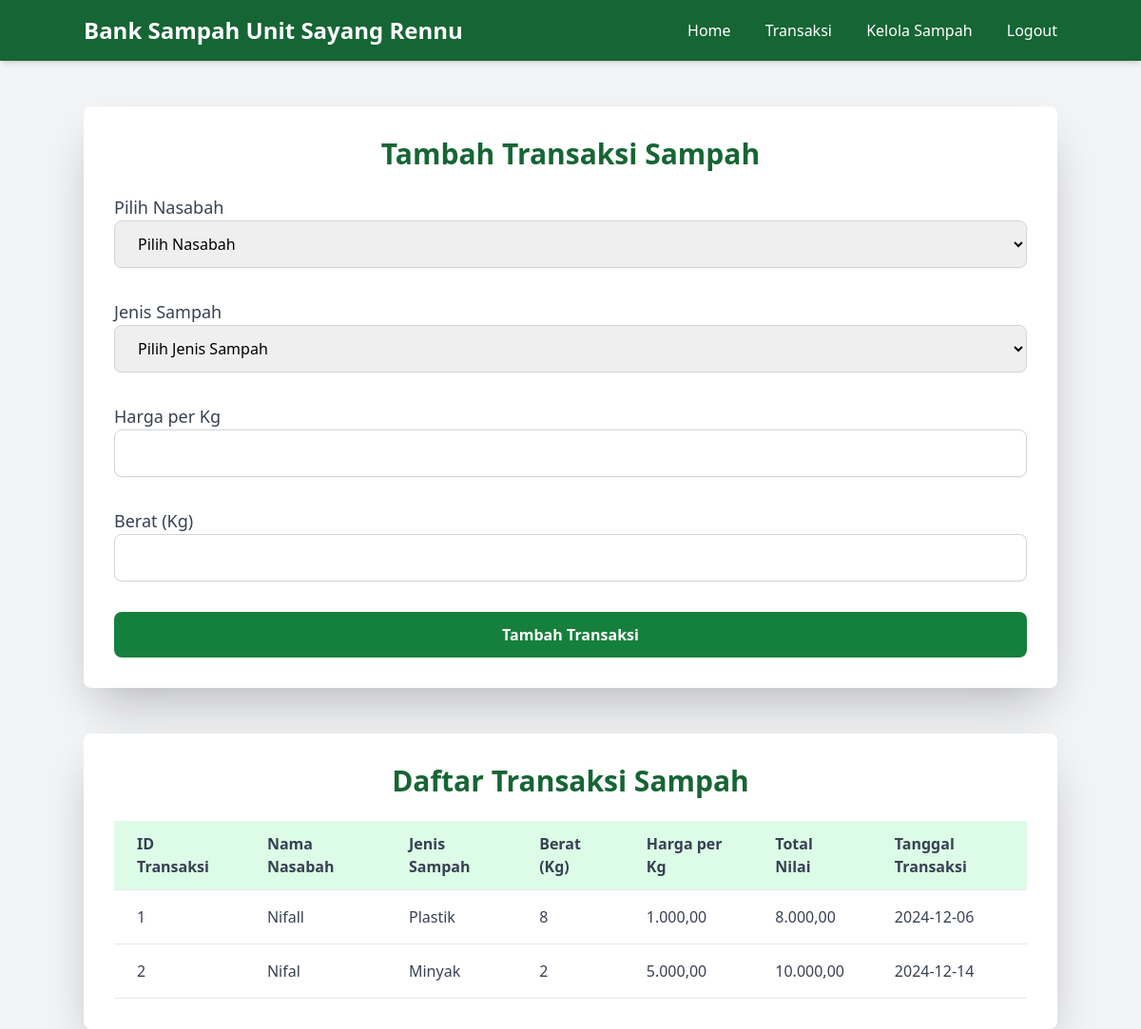
/SayangRennu/transaksi.php (signed in), run on the app's committed database.
### tables this page shows
CREATE TABLE `transaksi` (
  `idTransaksi` int(11) NOT NULL,
  `nasabah_id` int(11) DEFAULT NULL,
  `jenisSampah` varchar(255) DEFAULT NULL,
  `berat` double DEFAULT NULL,
  `hargaPerKg` double DEFAULT NULL,
  `totalNilai` double DEFAULT NULL,
  `idSampah` int(11) DEFAULT NULL,
  `tanggalTransaksi` date DEFAULT current_timestamp()
);

CREATE TABLE `nasabah` (
  `nasabah_id` int(11) NOT NULL,
  `nama` varchar(100) NOT NULL,
  `nomorIdentitas` varchar(50) NOT NULL,
  `alamat` text NOT NULL,
  `nomorTelepon` varchar(20) NOT NULL,
  `saldo` double NOT NULL DEFAULT 0,
  `username` varchar(100) NOT NULL,
  `password` varchar(255) NOT NULL
);

### SayangRennu/transaksi.php (the view, shortened to what this page needs)
<?php
include "koneksi.php";
$sql = "
    SELECT
        t.idTransaksi,
        n.nama AS namaNasabah,
        t.jenisSampah,
        t.berat,
        t.hargaPerKg,
        t.totalNilai,
        t.tanggalTransaksi
    FROM transaksi t
    JOIN nasabah n ON t.nasabah_id = n.nasabah_id
";
$result = mysqli_query($koneksi, $sql);
?>
<!DOCTYPE html>
<html lang="en">
<head>
    <script src="https://cdn.tailwindcss.com"></script>
</head>
<body class="bg-gray-100 font-roboto">
    <nav class="bg-green-800 p-4 shadow-md sticky top-0 z-50">
        <div class="container mx-auto flex justify-between items-center">
            <a href="#" class="text-white text-2xl font-semibold">Bank Sampah Unit Sayang Rennu</a>
            <div class="space-x-8">
                <a href="index1.php" class="text-white hover:text-green-400">Home</a>
                <a href="transaksi.php" class="text-white hover:text-green-400">Transaksi</a>
                <a href="sampah.php" class="text-white hover:text-green-200">Kelola Sampah</a>
                <a href="logout.php" class="text-white hover:text-green-400">Logout</a>
            </div>
        </div>
    </nav>
    <div class="container mx-auto mt-12 p-8 bg-white rounded-lg shadow-2xl">
        <h1 class="text-3xl font-semibold text-center text-green-800 mb-6">Tambah Transaksi Sampah</h1>
        <form action="" method="post" class="space-y-8">
            <div>
                <label for="nasabah_id" class="block text-lg font-medium text-gray-700">Pilih Nasabah</label>
                <select name="nasabah_id" id="nasabah_id" class="w-full px-5 py-3 border border-gray-300 rounded-lg shadow-sm focus:ring-2 focus:ring-green-500" required>
                    <option value="">Pilih Nasabah</option>
                </select>
            </div>
            <div>
                <label for="jenisSampah" class="block text-lg font-medium text-gray-700">Jenis Sampah</label>
                <select name="jenisSampah" id="jenisSampah" class="w-full px-5 py-3 border border-gray-300 rounded-lg shadow-sm focus:ring-2 focus:ring-green-500" required>
                    <option value="">Pilih Jenis Sampah</option>
                </select>
            </div>
            <div>
                <label for="hargaPerKg" class="block text-lg font-medium text-gray-700">Harga per Kg</label>
                <input type="number" step="0.01" name="hargaPerKg" id="hargaPerKg" class="w-full px-5 py-3 border border-gray-300 rounded-lg shadow-sm focus:ring-2 focus:ring-green-500" readonly required>
            </div>
            <div>
                <label for="berat" class="block text-lg font-medium text-gray-700">Berat (Kg)</label>
                <input type="number" step="0.01" name="berat" id="berat" class="w-full px-5 py-3 border border-gray-300 rounded-lg shadow-sm focus:ring-2 focus:ring-green-500" required>
            </div>
            <button type="submit" class="w-full py-3 bg-green-700 text-white font-semibold rounded-lg hover:bg-green-600 transition duration-300">Tambah Transaksi</button>
        </form>
    </div>
    <div class="container mx-auto mt-12 p-8 bg-white rounded-lg shadow-2xl">
        <h2 class="text-3xl font-semibold text-center text-green-800 mb-6">Daftar Transaksi Sampah</h2>
        <table class="w-full table-auto border-collapse text-gray-700">
            <thead>
                <tr class="bg-green-100">
                    <th class="px-6 py-3 text-left border-b">ID Transaksi</th>
                    <th class="px-6 py-3 text-left border-b">Nama Nasabah</th>
                    <th class="px-6 py-3 text-left border-b">Jenis Sampah</th>
                    <th class="px-6 py-3 text-left border-b">Berat (Kg)</th>
                    <th class="px-6 py-3 text-left border-b">Harga per Kg</th>
                    <th class="px-6 py-3 text-left border-b">Total Nilai</th>
                    <th class="px-6 py-3 text-left border-b">Tanggal Transaksi</th>
                </tr>
            </thead>
            <tbody>
                <?php while ($row = mysqli_fetch_assoc($result)) { ?>
                    <tr>
                        <td class="px-6 py-4 border-b"><?php echo $row['idTransaksi']; ?></td>
                        <td class="px-6 py-4 border-b"><?php echo $row['namaNasabah']; ?></td>
                        <td class="px-6 py-4 border-b"><?php echo $row['jenisSampah']; ?></td>
                        <td class="px-6 py-4 border-b"><?php echo $row['berat']; ?></td>
                        <td class="px-6 py-4 border-b"><?php echo number_format($row['hargaPerKg'], 2, ',', '.'); ?></td>
                        <td class="px-6 py-4 border-b"><?php echo number_format($row['totalNilai'], 2, ',', '.'); ?></td>
                        <td class="px-6 py-4 border-b"><?php echo $row['tanggalTransaksi']; ?></td>
                    </tr>
                <?php } ?>
            </tbody>
        </table>
    </div>
</body>
</html>

### data on the page
transaksi: idTransaksi "1", nasabah.nama "Nifall", jenisSampah "Plastik", berat "8", hargaPerKg "1.000,00", totalNilai "8.000,00", tanggalTransaksi "2024-12-06"
transaksi: idTransaksi "2", nasabah.nama "Nifal", jenisSampah "Minyak", berat "2", hargaPerKg "5.000,00", totalNilai "10.000,00", tanggalTransaksi "2024-12-14"
